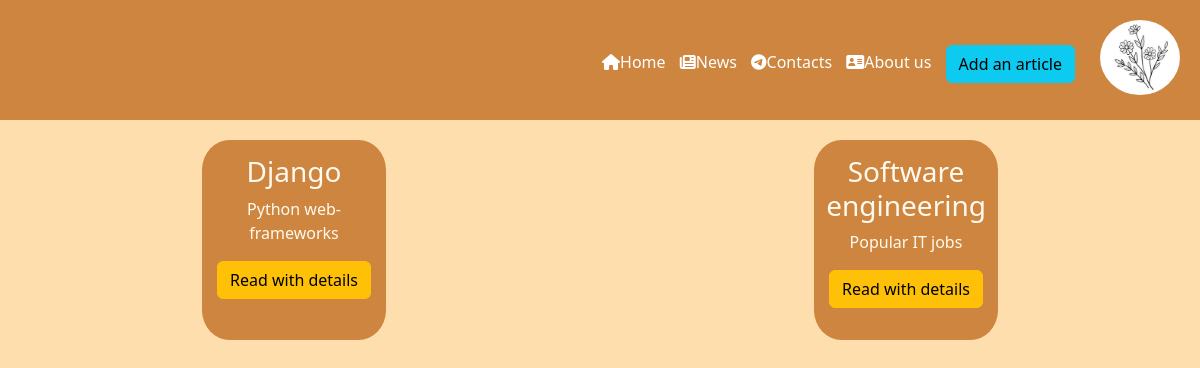
Page /news/ on the committed database.
### news/models.py (models this page shows, shortened)
class Articles(models.Model):
    title = models.CharField('Name', max_length = 50)
    intro = models.CharField('Intro', max_length = 250)
    full_text = models.TextField('Article')
    date = models.DateTimeField('Date of publication')
    class Meta:
        verbose_name = 'New'
        verbose_name_plural = 'News'

### news/views.py (the view)
# urls.py: path('', views.news_home, name = 'news_home'),
def news_home(request):
    news = Articles.objects.order_by('date')
    return render(request, 'news/news_home.html', {'news':news})

### news/templates/news/news_home.html (shortened to what this page needs)
{% extends 'main/layout.html' %}
{% load static %}
{% block content %}
    <div class="row">
        {% for el in news %}
                <div class = "article">
                    <h3>{{ el.title }}</h3>
                    <p>{{ el.intro }}</p>
                    <a class="btn btn-warning" href="{% url 'news-detail' el.id %}">Read with details</a>
                </div>
        {% endfor %}
    </div>
{% endblock %}

### main/templates/main/layout.html (shortened to what this page needs)
{% load static %}
<!DOCTYPE html>
<html lang="en">
<head>
    <link rel="stylesheet" href="https://cdn.jsdelivr.net/npm/bootstrap@5.2.3/dist/css/bootstrap.min.css">
    <link rel="stylesheet" href="{% static 'main/css/main.css' %}">
    <link rel="stylesheet" href="{% static 'main/css/about.css' %}">
    <link rel="stylesheet" href="{% static 'news/css/news_home.css' %} ">
    <link rel="stylesheet" href="{% static 'news/css/create.css' %}">
</head>
<body>
    <nav>
        <a href="{% url 'home' %}"><img src="{% static 'main/img/flowers.jpg' %}" alt="Logo"></a>
            <div class="links">
                <a href="{% url 'home' %}"><i class="fa fa-duotone fa-house"></i>Home</a>
                <a href="{% url 'news' %}"><i class="fa fa-thin fa-newspaper"></i>News</a>
                <a href="{% url 'contacts' %}"><i class="fa fa-brands fa-telegram"></i>Contacts</a>
                <a href="{% url 'about' %}"><i class="fa fa-solid fa-address-card"></i>About us</a>
                <a href="{% url 'create' %}"><button class="btn btn-info">Add an article</button></a>
        </div>
    </nav>
    <main>
        {% block content %}
        {% endblock %}
    </main>
</body>
</html>

### main/static/main/css/main.css (style rules this page uses)
body { background: #FFDEAD; }
nav { width: 100%; height: 15vh; background: #CD853F; color: #fff; }
nav .links { float: right; margin-top: 5vh; }
nav .links a { display: inline-block; color: #fff; text-decoration: none; padding: 5px; }
nav img { float:right; width: 15vh; padding: 20px; border-radius: 50%; }

### news/static/news/css/news_home.css (style rules this page uses)
.article { width: 15%; height: 25vh; background-color: #CD853F; text-align: center; color: #FFFAF0; margin: auto; border-radius: 15%; }
.article h3 { margin-top: 15px; }
.row { display: flex; margin-top: 20px; }

### rows in the picture
Articles: title "Django", intro "Python web-frameworks"
Articles: title "Software engineering", intro "Popular IT jobs"
